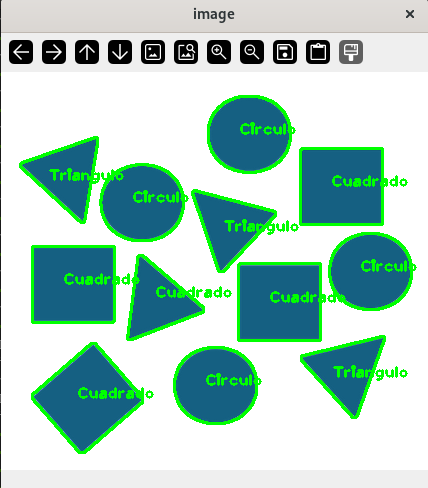
#> input picture ejecucionPrograma8.png, 428 x 488 px, given in place of the camera
$ python programa7.py
#> lines starting #> are read from the running program, lines starting #| are printed output that depends on the picture; after the words box and inside, x2 and y2 are one past the last pixel; in counts of white or black regions, pixels touching at a corner belong together
import cv2

# Inicializa la cámara
cap = cv2.VideoCapture(0)
if not cap.isOpened():
    print("Error al abrir la cámara.")
    exit()

while True:
    ret, frame = cap.read()  # Capturar fotograma de la cámara
#> frame is the input picture: shape (488, 428, 3); mean B, G, R 195.4, 205.9, 169.7
    if not ret:
        print("Error al capturar el fotograma.")
        break

    # Procesar el fotograma
    gray = cv2.cvtColor(frame, cv2.COLOR_BGR2GRAY)
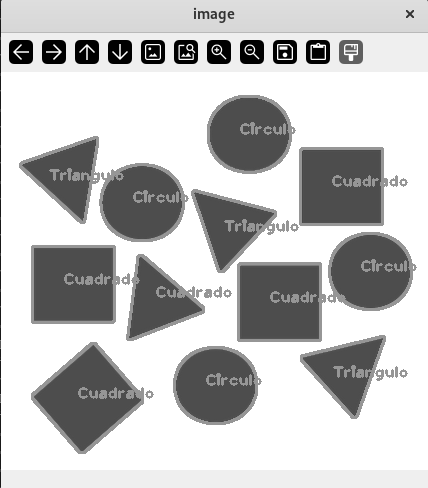
#> gray: shape (488, 428); min 0, max 255, mean 193.8
    canny = cv2.Canny(gray, 10, 150)
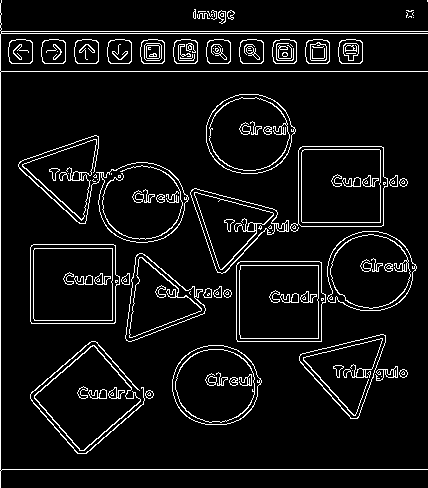
#> canny: shape (488, 428); 6.8% white in thin lines or dots
    canny = cv2.dilate(canny, None, iterations=1)
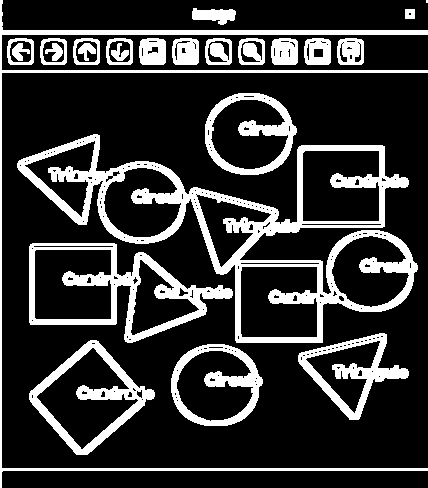
#> canny: shape (488, 428); 20.5% white; 25 white regions (1 under 20 px), largest, box (x1, y1, x2, y2) and area: (17, 134, 418, 343) 14951, (0, 0, 428, 488) 5678, (29, 243, 233, 343) 5089
    canny = cv2.erode(canny, None, iterations=1)
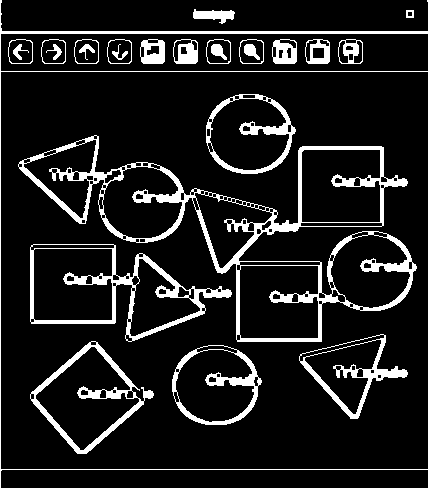
#> canny: shape (488, 428); 11.7% white; 27 white regions (1 under 20 px)
    cnts, _ = cv2.findContours(canny, cv2.RETR_EXTERNAL, cv2.CHAIN_APPROX_SIMPLE)
#> cnts = 21 contours, 1 with area under 20; largest, box (x1, y1, x2, y2) and area: (18, 135, 417, 342) 33014, (30, 244, 232, 342) 11000, (30, 341, 154, 454) 7103, (206, 94, 296, 174) 5506, (172, 345, 262, 425) 5503

    for c in cnts:
        epsilon = 0.01 * cv2.arcLength(c, True)
        approx = cv2.approxPolyDP(c, epsilon, True)
        x, y, w, h = cv2.boundingRect(approx)

        # Identificar la forma
        if len(approx) == 3:
            cv2.putText(frame, 'Triangulo', (x, y - 5), 1, 1, (0, 255, 0), 1)
        elif len(approx) == 4:
            aspect_ratio = float(w) / h
            if 0.95 <= aspect_ratio <= 1.05:  # Tolerancia para cuadrados
                cv2.putText(frame, 'Cuadrado', (x, y - 5), 1, 1, (0, 255, 0), 1)
            else:
                cv2.putText(frame, 'Rectangulo', (x, y - 5), 1, 1, (0, 255, 0), 1)
        elif len(approx) == 5:
            cv2.putText(frame, 'Pentagono', (x, y - 5), 1, 1, (0, 255, 0), 1)
        elif len(approx) == 6:
            cv2.putText(frame, 'Hexagono', (x, y - 5), 1, 1, (0, 255, 0), 1)
        elif len(approx) > 10:
            cv2.putText(frame, 'Circulo', (x, y - 5), 1, 1, (0, 255, 0), 1)

        cv2.drawContours(frame, [approx], 0, (0, 255, 0), 2)
#> this loop made 21 passes
#> (epsilon, approx, x, y, w, h, aspect_ratio) on pass 18: (0.28, [[406, 10], [406, 17], [413, 17], [413, 10]], 406, 10, 8, 8, 1)
#> (epsilon, x, y, w, h) on passes 1 to 6: (2.81, 172, 345, 90, 80), (4.07, 30, 341, 124, 113), (3.56, 299, 334, 109, 85), (7.21, 30, 244, 202, 98), (19.08, 18, 135, 399, 207), (2.82, 206, 94, 90, 80)
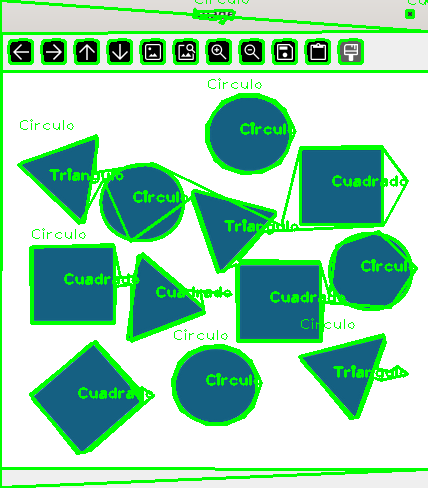
#> frame: shape (488, 428, 3); 7.99% of pixels changed, all inside (x1, y1, x2, y2) = (0, 0, 428, 488)

    # Mostrar el fotograma procesado
    cv2.imshow('Deteccion en Tiempo Real', frame)

    # Salir si se presiona la tecla 'q'
    if cv2.waitKey(1) & 0xFF == ord('q'):
#> (key q is pressed here)
        break

# Liberar recursos
cap.release()
cv2.destroyAllWindows()
